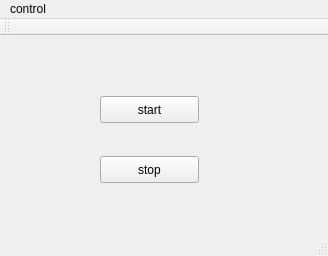
<?xml version="1.0" encoding="UTF-8"?>
<ui version="4.0">
 <class>MainWindow</class>
 <widget class="QMainWindow" name="MainWindow">
  <property name="geometry">
   <rect>
    <x>0</x>
    <y>0</y>
    <width>328</width>
    <height>256</height>
   </rect>
  </property>
  <property name="windowTitle">
   <string>MainWindow</string>
  </property>
  <widget class="QWidget" name="centralWidget">
   <widget class="QPushButton" name="pushButton">
    <property name="geometry">
     <rect>
      <x>100</x>
      <y>120</y>
      <width>99</width>
      <height>27</height>
     </rect>
    </property>
    <property name="text">
     <string>stop</string>
    </property>
   </widget>
   <widget class="QPushButton" name="pushButton_2">
    <property name="geometry">
     <rect>
      <x>100</x>
      <y>60</y>
      <width>99</width>
      <height>27</height>
     </rect>
    </property>
    <property name="text">
     <string>start</string>
    </property>
   </widget>
  </widget>
  <widget class="QMenuBar" name="menuBar">
   <property name="geometry">
    <rect>
     <x>0</x>
     <y>0</y>
     <width>328</width>
     <height>25</height>
    </rect>
   </property>
   <widget class="QMenu" name="menuControl">
    <property name="title">
     <string>control</string>
    </property>
   </widget>
   <addaction name="menuControl"/>
  </widget>
  <widget class="QToolBar" name="mainToolBar">
   <attribute name="toolBarArea">
    <enum>TopToolBarArea</enum>
   </attribute>
   <attribute name="toolBarBreak">
    <bool>false</bool>
   </attribute>
  </widget>
  <widget class="QStatusBar" name="statusBar"/>
 </widget>
 <layoutdefault spacing="6" margin="11"/>
 <resources/>
 <connections/>
</ui>
